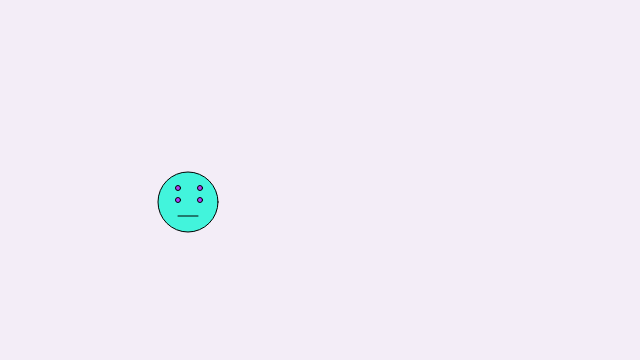
Frame 1 (no input)
Frame 60 (no input): identical to frame 1, image omitted
Frame 120 (the mouse pressed at the canvas centre since frame 60): identical to frame 1, image omitted

The p5.js sketch that drew this single still picture (run headless with seeded random() and noise() and a simulated clock; from frame 60 on, the mouse is pressed at the canvas centre):

// p5.js sketch
// ── sketch.js
function setup() {
	createCanvas(640, 360);
}

function draw() {
	background(243, 237, 247)
	console.log(mouseX);
	console.log(mouseY);

	//head
	fill(66, 244, 220)
	ellipse(188, 202, 60, 60);

	//eyes
	fill(172, 65, 244)
	ellipse(178, 188, 5, 5);

	fill(172, 65, 2440)
	ellipse(178, 200, 5, 5);

	fill(172, 65, 244)
	ellipse(200, 188, 5, 5);

	fill(172, 65, 2440)
	ellipse(200, 200, 5, 5);

	// :| mouth
	fill(242, 111, 220);
	line(178, 216, 198, 216);
}
